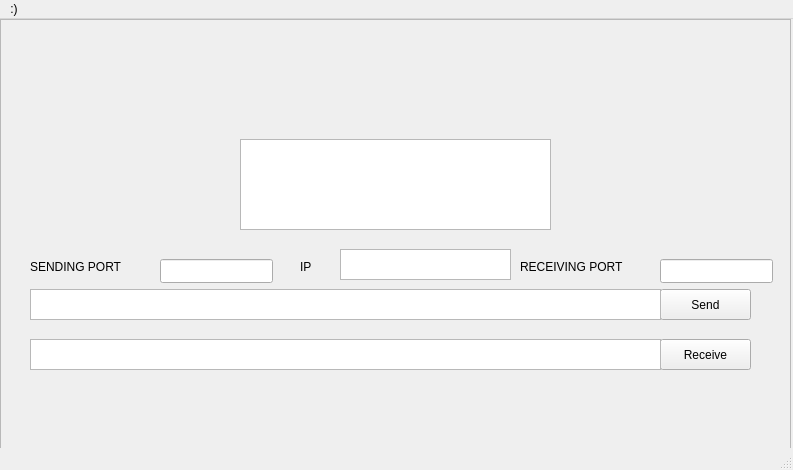
<?xml version="1.0" encoding="UTF-8"?>
<ui version="4.0">
 <class>MainWindow</class>
 <widget class="QMainWindow" name="MainWindow">
  <property name="geometry">
   <rect>
    <x>0</x>
    <y>0</y>
    <width>793</width>
    <height>470</height>
   </rect>
  </property>
  <property name="windowTitle">
   <string>Diffie-hellman sender</string>
  </property>
  <widget class="QWidget" name="centralwidget">
   <widget class="QFrame" name="frame">
    <property name="geometry">
     <rect>
      <x>0</x>
      <y>0</y>
      <width>791</width>
      <height>591</height>
     </rect>
    </property>
    <property name="frameShape">
     <enum>QFrame::StyledPanel</enum>
    </property>
    <property name="frameShadow">
     <enum>QFrame::Raised</enum>
    </property>
    <widget class="QTextEdit" name="textEdit">
     <property name="geometry">
      <rect>
       <x>240</x>
       <y>120</y>
       <width>311</width>
       <height>91</height>
      </rect>
     </property>
    </widget>
    <widget class="QPushButton" name="pushButton_send">
     <property name="geometry">
      <rect>
       <x>660</x>
       <y>270</y>
       <width>91</width>
       <height>31</height>
      </rect>
     </property>
     <property name="text">
      <string>Send</string>
     </property>
    </widget>
    <widget class="QPushButton" name="pushButton_receive">
     <property name="geometry">
      <rect>
       <x>660</x>
       <y>320</y>
       <width>91</width>
       <height>31</height>
      </rect>
     </property>
     <property name="text">
      <string>Receive</string>
     </property>
    </widget>
    <widget class="QLineEdit" name="lineEdit">
     <property name="geometry">
      <rect>
       <x>160</x>
       <y>240</y>
       <width>113</width>
       <height>24</height>
      </rect>
     </property>
    </widget>
    <widget class="QLabel" name="label">
     <property name="geometry">
      <rect>
       <x>30</x>
       <y>240</y>
       <width>221</width>
       <height>16</height>
      </rect>
     </property>
     <property name="text">
      <string>SENDING PORT</string>
     </property>
    </widget>
    <widget class="QTextEdit" name="textEdit_2">
     <property name="geometry">
      <rect>
       <x>30</x>
       <y>320</y>
       <width>631</width>
       <height>31</height>
      </rect>
     </property>
    </widget>
    <widget class="QTextEdit" name="textEdit_3">
     <property name="geometry">
      <rect>
       <x>30</x>
       <y>270</y>
       <width>631</width>
       <height>31</height>
      </rect>
     </property>
    </widget>
    <widget class="QLabel" name="label_2">
     <property name="geometry">
      <rect>
       <x>520</x>
       <y>240</y>
       <width>151</width>
       <height>16</height>
      </rect>
     </property>
     <property name="text">
      <string>RECEIVING PORT</string>
     </property>
    </widget>
    <widget class="QLineEdit" name="lineEdit_2">
     <property name="geometry">
      <rect>
       <x>660</x>
       <y>240</y>
       <width>113</width>
       <height>24</height>
      </rect>
     </property>
    </widget>
    <widget class="QLabel" name="label_3">
     <property name="geometry">
      <rect>
       <x>300</x>
       <y>240</y>
       <width>151</width>
       <height>16</height>
      </rect>
     </property>
     <property name="text">
      <string>IP</string>
     </property>
    </widget>
    <widget class="QTextEdit" name="textEdit_4">
     <property name="geometry">
      <rect>
       <x>340</x>
       <y>230</y>
       <width>171</width>
       <height>31</height>
      </rect>
     </property>
    </widget>
   </widget>
  </widget>
  <widget class="QMenuBar" name="menubar">
   <property name="geometry">
    <rect>
     <x>0</x>
     <y>0</y>
     <width>793</width>
     <height>27</height>
    </rect>
   </property>
   <widget class="QMenu" name="menu">
    <property name="title">
     <string>:)</string>
    </property>
   </widget>
   <addaction name="menu"/>
  </widget>
  <widget class="QStatusBar" name="statusbar"/>
 </widget>
 <resources/>
 <connections/>
</ui>
